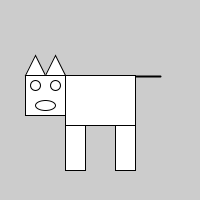
Frame 1 (no input)
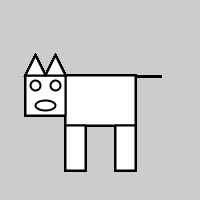
Frame 60 (the mouse pressed at the canvas centre just before this capture)
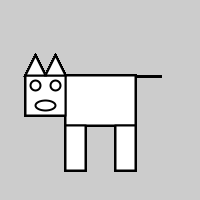
Frame 120 (the mouse held since frame 60 and released just before this capture)

The Processing sketch that drew these frames (run headless with seeded random() and noise(); from frame 60 on, the mouse is pressed at the canvas centre):

// Processing sketch: Exercise_3___2
// ── Exercise_3___2.pde
// This is a dynamic sketch of my creation

void setup() {
  
  size(200, 200);
}

void draw() {
  
  rectMode(CENTER); // Set rect to allign center
  ellipseMode(CENTER); // Set ellipse to allign center

  rect(100, 100, 70, 50); // Body
  rect(75, 148, 20, 45); // Left Leg
  rect(125, 148, 20, 45); // Right Leg
  rect(45, 95, 40, 40); // Head
  triangle(35, 55, 25, 75, 45, 75); // Left Ear
  triangle(55, 55, 45, 75, 65, 75); // Right Ear
  ellipse(35, 85, 10, 10); // Left Eye
  ellipse(55, 85, 10, 10); // Right Eye
  ellipse(45, 105, 20, 10); // Mouth
  strokeWeight(2);
  line(136, 76, 160, 76); // Tail
  
}
